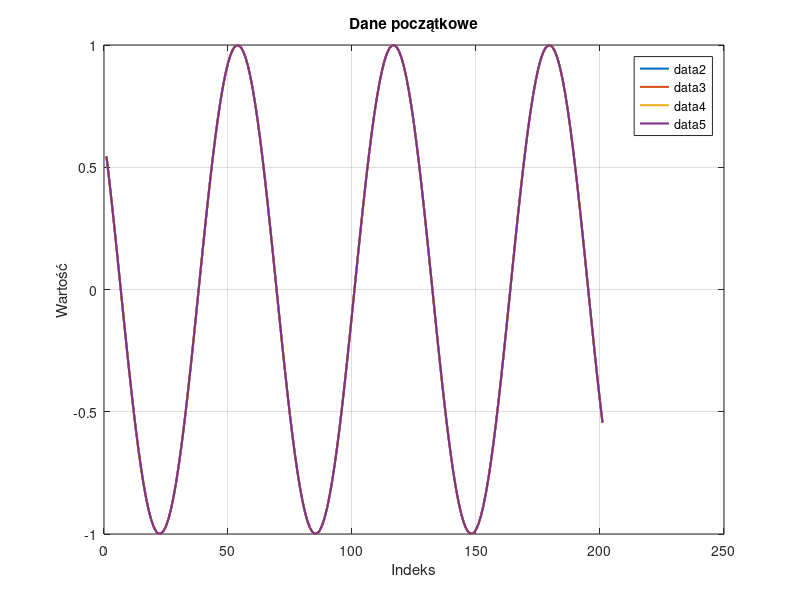
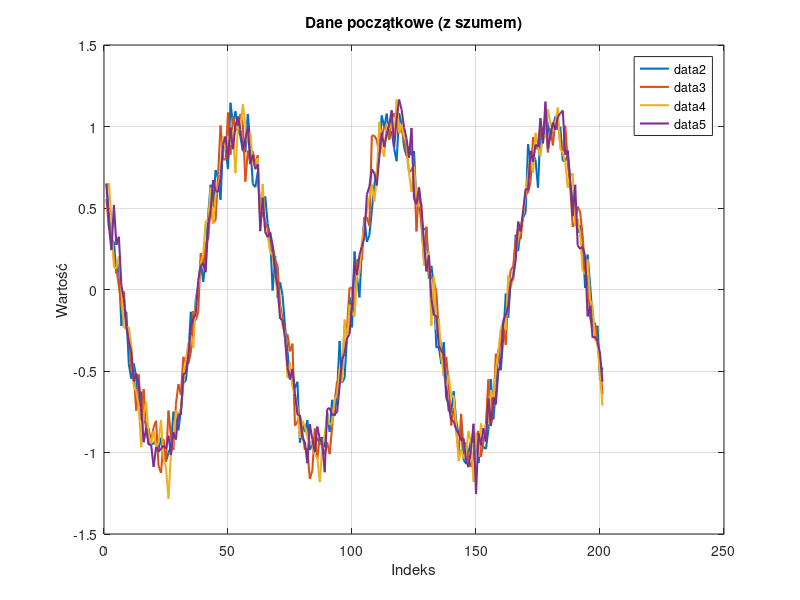
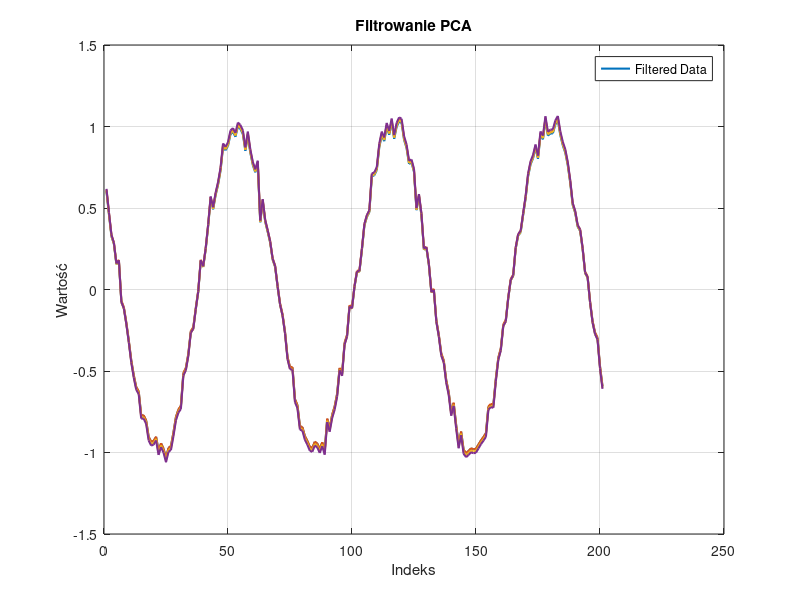
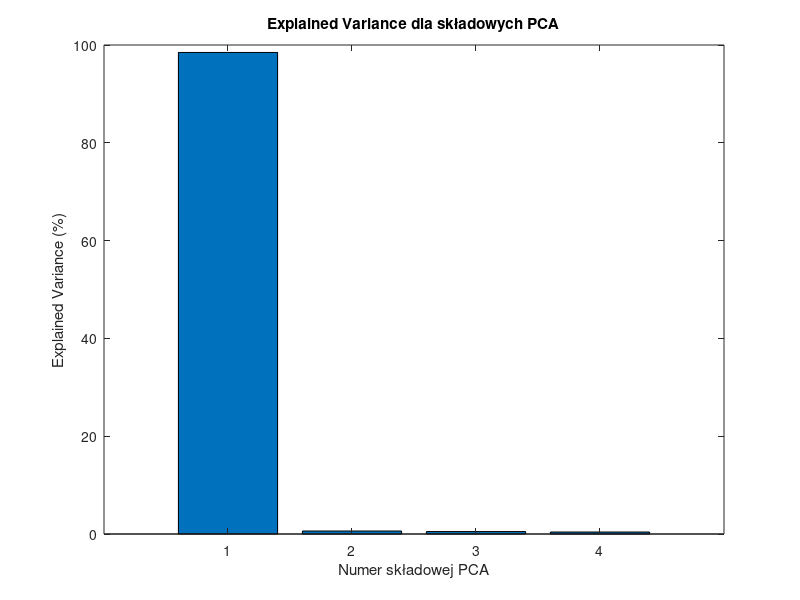

Source code (MATLAB) for these figures, in order:
clear all
close all
clc

% Dane oryginalne
data1 = -10:0.1:10;
data2 = sin(data1);
data3 = sin(data1);
data4 = sin(data1);
data5 = sin(data1);

data1 = data1';
data2 = data2';
data3 = data3';
data4 = data4';
data5 = data5';
data = [data2 data3 data4 data5];

figure(1)
plot(data, 'LineWidth', 1.5);
grid on; hold on;
xlabel('Indeks');
ylabel('Wartość');
title('Dane początkowe');
legend('data2', 'data3', 'data4', 'data5');

% Dodanie szumu
data_n = data;
n_coeff = 0.1;
data_n = data + (n_coeff * randn(size(data)));

figure(2)
plot(data_n, 'LineWidth', 1.5);
grid on; hold on;
xlabel('Indeks');
ylabel('Wartość');
title('Dane początkowe (z szumem)');
legend('data2', 'data3', 'data4', 'data5');

% PCA
max_components = size(data_n, 2);
num_components = max_components - 3;

[coeff, score, latent, tsquared, explained, mu] = pca(data_n, 'NumComponents', 1);
data_pca = score * coeff' + mu;

figure(3)
plot(data_pca, 'LineWidth', 1.5);
grid on; hold on;
xlabel('Indeks');
ylabel('Wartość');
title('Filtrowanie PCA');
legend('Filtered Data');

% Explained Variance
figure(4)
bar(explained);
xlabel('Numer składowej PCA');
ylabel('Explained Variance (%)');
title('Explained Variance dla składowych PCA');
